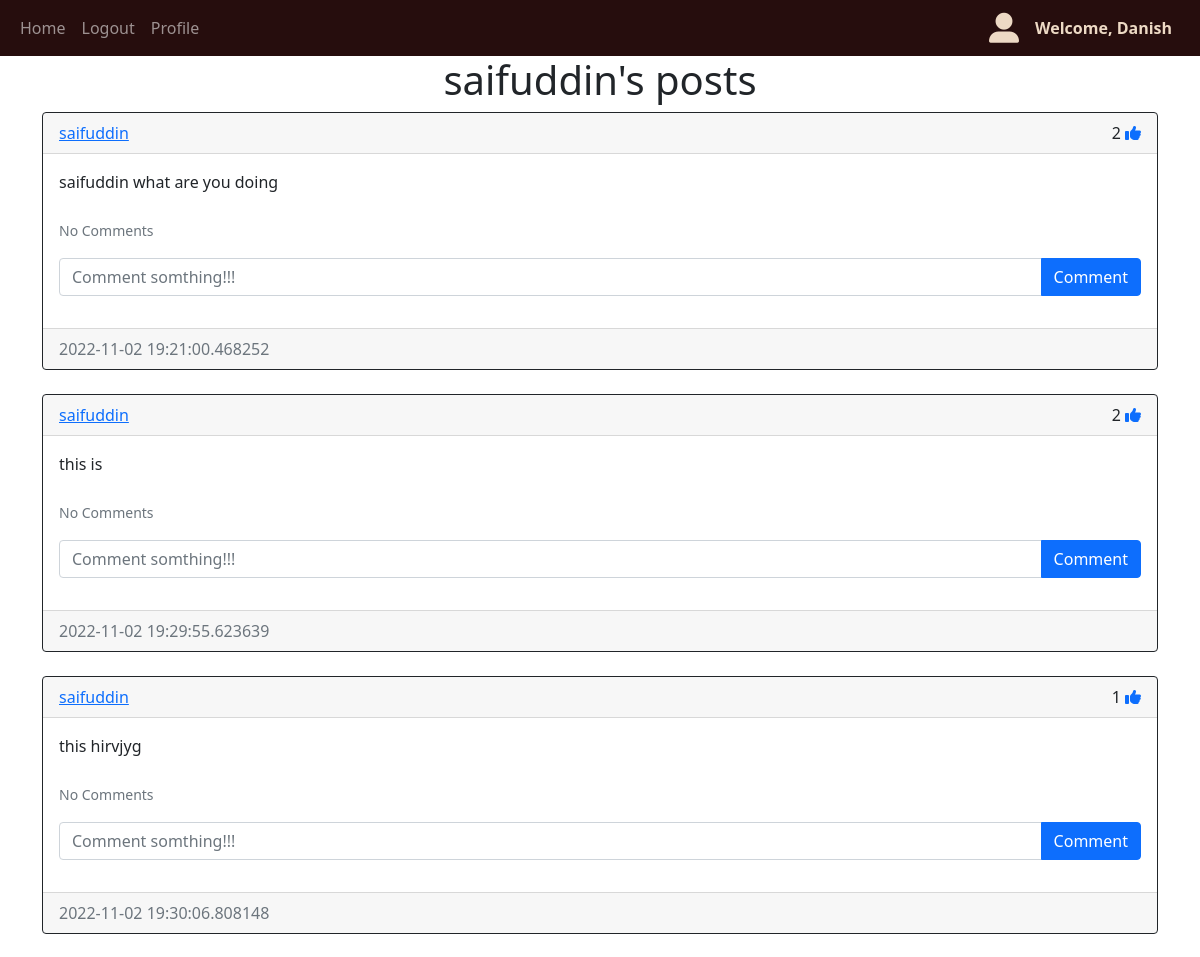
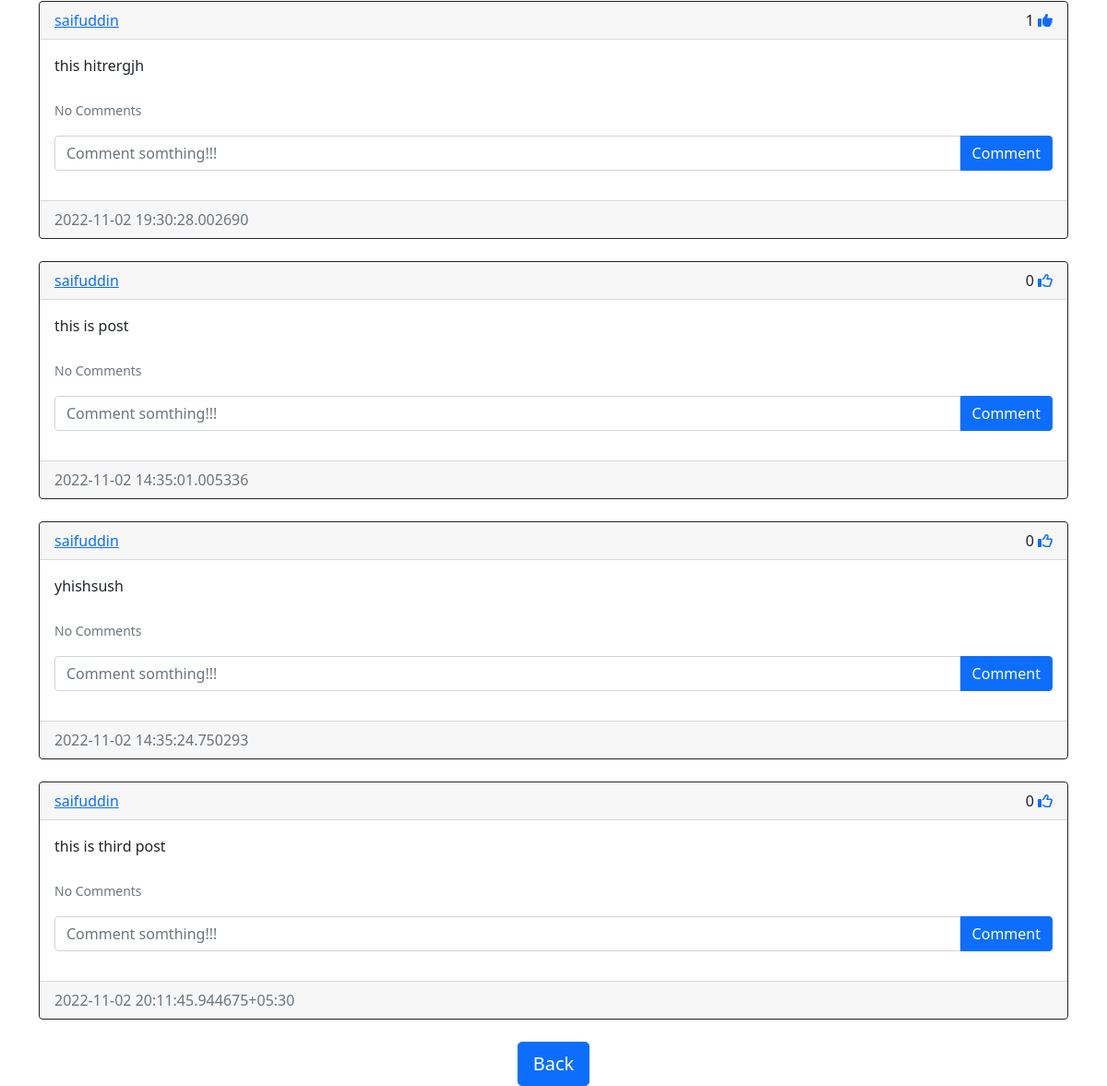
Screenshot of /posts/saifuddin (signed in) with the database file from the repository (2 pictures, top to bottom).
### Blog_app/models.py (models this page shows)
class User(db.Model,UserMixin):
    id = db.Column(db.Integer,primary_key =True , autoincrement=True)
    email = db.Column(db.String(120),unique = True)
    username = db.Column(db.String(120),unique = True)
    password = db.Column(db.String(120),unique = True)
    contact = db.Column(db.String(15),unique = True)
    data_created =db.Column(db.String(20))
    posts = db.relationship('Post',backref ='user',passive_deletes = True)
    comments = db.relationship('Comment',backref ='user',passive_deletes = True)
    likes = db.relationship('Like',backref ='user',passive_deletes = True)

class Post(db.Model):
    id = db.Column(db.Integer, primary_key=True, autoincrement=True)
    text = db.Column(db.Text, nullable=False)
    date_created = db.Column(db.String(20))
    author = db.Column(db.Integer, db.ForeignKey(
        'user.id', ondelete="CASCADE"), nullable=False)
    comments = db.relationship('Comment',backref ='post',passive_deletes = True)
    likes = db.relationship('Like',backref ='post',passive_deletes = True)

### Blog_app/show.py (the view)
@show.route("/posts/<username>")
@login_required
def posts(username):
    user = User.query.filter_by(username= username).first()
    if not user:
        flash('No user exist with this name', category='error')
        return redirect(url_for('show.index'))
    posts = user.posts
    return render_template("posts.html",user = current_user, posts = posts,username = username)

### Blog_app/__init__.py (called while the page is built)
def create_app():
    app = Flask(__name__)
    app.config['SECRET_KEY'] = "@hello123"
    app.config['SQLALCHEMY_DATABASE_URI'] = f'sqlite:///{DATABASE}'
    db.init_app(app)
    from .show import show
    from .validation import validation
    app.register_blueprint(show, url_prefix = "/")
    app.register_blueprint(validation, url_prefix = "/")
    from . models import User,Post,Comment,Like
    create_database(app)
    login_manager = LoginManager()
    login_manager.login_view = "validation.login"
    login_manager.init_app(app)
    @login_manager.user_loader
    def load_user(id):
        return User.query.get(int(id))
    return app

### Blog_app/templates/posts.html (shortened to what this page needs)
{% extends "post_div.html" %}  {% block header %} {{username}}'s posts {% endblock %} {% block footer %}
<div align="center">
  <a href="/"><button type="button" class="btn btn-primary btn-lg">Back</button></a>
</div>
{% endblock %}

### Blog_app/templates/post_div.html (shortened to what this page needs)
{% extends "base.html" %}
{% block contant %}
<h1 align="center">{% block header %}Posts{% endblock %}</h1>
<div id="posts">
  {% for post in posts %}
  <div class="card border-dark ">
    <div class="card-header d-flex justify-content-between align-item-center">
      <a href="/posts/{{post.user.username}}">{{post.user.username}}</a>
      <div>
        {{post.likes|length}}
        {% if user.id in post.likes|map(attribute="author")|list %}
        <a href="/like-post/{{post.id}}"><i class="fas fa-thumbs-up"></i></a>
        {% else %}
        <a href="/like-post/{{post.id}}"><i class="far fa-thumbs-up"></i></a>
        {% endif %}
      </div>
    </div>
    <div class="card-body">
      <div class="card-text ">{{post.text}}</div>
      <br />
      <p class="card-text">
        {% if post.comments|length > 0 %}
        <a data-bs-toggle="collapse" href="#comments-{{post.id}}" role="button">
          <small>View {{post.comments|length}} Comments</small>
        </a>
        {% else %}
        <small class="text-muted">No Comments</small>
        {% endif %}
      </p>
      <form class="input-group mb-3" method="POST" action="/create-comment/{{post.id}}">
        <input type="text" name="text" class="form-control" placeholder="Comment somthing!!!" />
        <button type="submit" class="btn btn-primary">Comment</button>
      </form>
    </div>
    <div class="card-footer text-muted">{{post.date_created}}</div>
  </div>
  <br />
  {% endfor %}
</div>
{% block footer %}{% endblock %}
{% endblock %}

### Blog_app/templates/base.html (shortened to what this page needs)
<!DOCTYPE html>
<html lang="en">
<head>
    <link href="https://cdn.jsdelivr.net/npm/bootstrap@5.0.2/dist/css/bootstrap.min.css"
     rel="stylesheet"
     />
</head>
<body>
    <nav class="navbar navbar-expand-lg navbar-dark bgColor2 textColor navbar-fixed-top">
        <div class="container-fluid">
            <div class="collapse navbar-collapse" id="navbar">
              <div class="navbar-nav">
                <a class="nav-item nav-link" href="/">Home</a>
                {% if user.is_authenticated %}
                <a class="nav-item nav-link" href="/logout">Logout</a>
                <a class=" nav-link" href="/user-profile">Profile</a>
                {% else %}
                <a class="nav-item nav-link" href="/login">Login</a>
                <a class="nav-item nav-link" href="/signup">Sign Up</a>
                {% endif  %}
              </div>
            </div>
            {% if user.is_authenticated %}
            <i class='fas fa-user-alt' style='font-size:30px ;color:#edd9c4'></i>
              <a class=" nav-item nav-link tColor saif " href="/user-profile" ><b>  Welcome, {{user.username}}</b></a>
              {% endif  %}
          </div>
        </nav>
    <div class = "container">{% block contant %}{% endblock %}</div>
</body>
</html>

### Blog_app/templates/base.html (style rules this page uses)
.tColor { color: #edd9c4; }
.bgColor2 { background-color: #260d0d; }
.textColor { color: #260d0d; }

### rows the page displays
User: username "Danish"
User: username "saifuddin"
Post: user.username "saifuddin", likes|length "2", text "saifuddin what are you doing", date_created "2022-11-02 19:21:00.468252"
Post: user.username "saifuddin", likes|length "2", text "this is", date_created "2022-11-02 19:29:55.623639"
Post: user.username "saifuddin", likes|length "1", text "this hirvjyg", date_created "2022-11-02 19:30:06.808148"
Post: user.username "saifuddin", likes|length "1", text "this hitrergjh", date_created "2022-11-02 19:30:28.002690"
Post: user.username "saifuddin", likes|length "0", text "this is post", date_created "2022-11-02 14:35:01.005336"
Post: user.username "saifuddin", likes|length "0", text "yhishsush", date_created "2022-11-02 14:35:24.750293"
Post: user.username "saifuddin", likes|length "0", text "this is third post", date_created "2022-11-02 20:11:45.944675+05:30"
